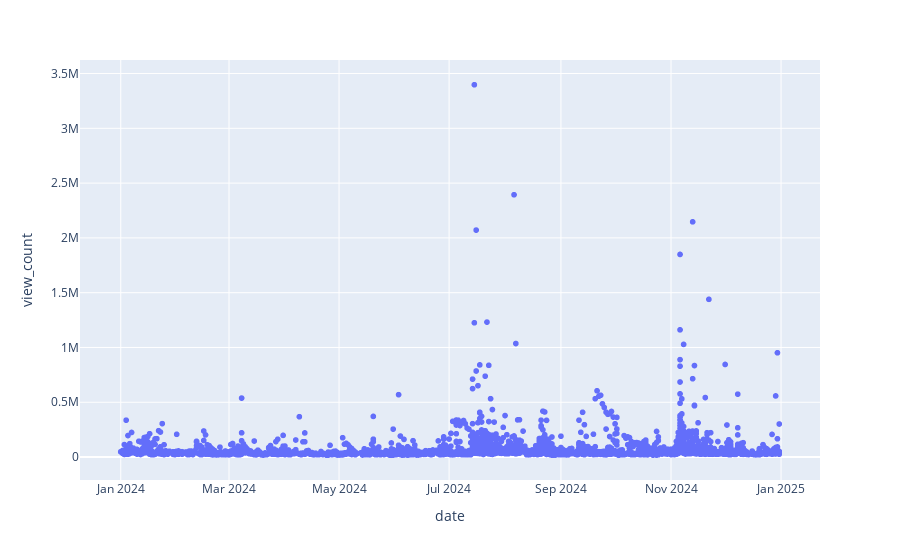

The code cell stored with this chart in its notebook:
### Markdown cell above
<h3>Plot data

### Code cell
fig = px.scatter(
    df_top_political,
    x='date',
    y='view_count',
    hover_data=['search_key', 'view_count'],
    size_max=20
)

fig.show()

### Figure 1 — Plotly figure (JSON) as saved in the notebook; plotly's stock layout.template omitted (floating-point values rounded to 4 significant figures; data arrays with more than 128 entries replaced by an {"elided": "..."} marker saying what was removed)
{"data": [{"customdata": {"elided": "2927x1 str values"}, "hovertemplate": "date=%{x}<br>view_count=%{y}<br>search_key=%{customdata[0]}<extra></extra>", "legendgroup": "", "marker": {"color": "#636efa", "symbol": "circle"}, "mode": "markers", "name": "", "showlegend": false, "type": "scattergl", "x": {"elided": "2927 str values"}, "xaxis": "x", "y": {"elided": "2927 int values"}, "yaxis": "y"}], "layout": {"legend": {"tracegroupgap": 0}, "margin": {"t": 60}, "xaxis": {"anchor": "y", "domain": [0, 1], "title": {"text": "date"}}, "yaxis": {"anchor": "x", "domain": [0, 1], "title": {"text": "view_count"}}}}
